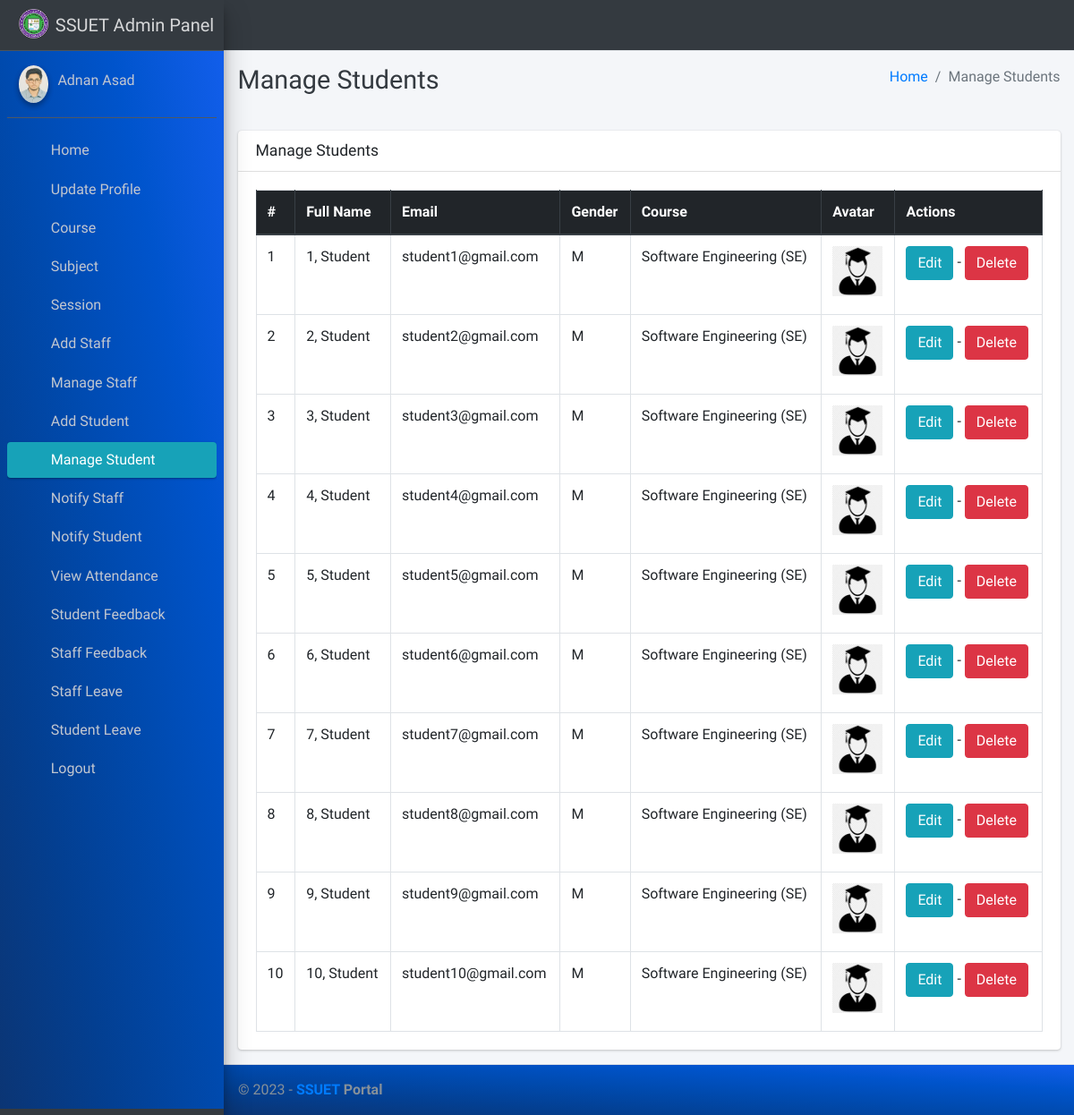
The app's page /student/manage/ (signed in) with its own data.
### main_app/models.py (models this page shows, shortened)
class CustomUser(AbstractUser):
    USER_TYPE = ((1, "HOD"), (2, "Staff"), (3, "Student"))
    GENDER = [("M", "Male"), ("F", "Female")]
    username = None  # Removed username, using email instead
    email = models.EmailField(unique=True)
    user_type = models.CharField(default=1, choices=USER_TYPE, max_length=1)
    gender = models.CharField(max_length=1, choices=GENDER)
    profile_pic = models.ImageField()
    address = models.TextField()
    fcm_token = models.TextField(default="")  # For firebase notifications
    created_at = models.DateTimeField(auto_now_add=True)
    updated_at = models.DateTimeField(auto_now=True)
    USERNAME_FIELD = "email"
    REQUIRED_FIELDS = []
    objects = CustomUserManager()
    def __str__(self):
        return  self.first_name + " " + self.last_name

class Student(models.Model):
    admin = models.OneToOneField(CustomUser, on_delete=models.CASCADE)
    course = models.ForeignKey(Course, on_delete=models.DO_NOTHING, null=True, blank=False)
    session = models.ForeignKey(Session, on_delete=models.DO_NOTHING, null=True)

class Course(models.Model):
    name = models.CharField(max_length=120)
    created_at = models.DateTimeField(auto_now_add=True)
    updated_at = models.DateTimeField(auto_now=True)

### main_app/hod_views.py (the view)
# urls.py: path("student/manage/", hod_views.manage_student, name='manage_student'),
def manage_student(request):
    students = CustomUser.objects.filter(user_type=3)
    context = {
        'students': students,
        'page_title': 'Manage Students'
    }
    return render(request, "hod_template/manage_student.html", context)

### main_app/templates/hod_template/manage_student.html
{% extends 'main_app/base.html' %}
{% load static %}
{% block page_title %}{{page_title}}{% endblock page_title %}
{% block content %}
<section class="content">
    <div class="container-fluid">
        <div class="row">
            <div class="col-md-12">
                <div class="card">
                    <div class="card-header">
                        <h3 class="card-title">{{page_title}}</h3>
                    </div>
                    <div class="card-body">
                        <table id="example2" class="table table-bordered table-hover">
                            <thead class="thead-dark">
                                <tr>
                                    <th>#</th>
                                    <th>Full Name</th>
                                    <th>Email</th>
                                    <th>Gender</th>
                                    <th>Course</th>
                                    <th>Avatar</th>
                                    <th>Actions</th>
                                </tr>
                            </thead>
                            <tbody>
                                {% for student in students %}
                                <tr>
                                    <td>{{ forloop.counter }}</td>
                                    <td>{{student.last_name}}, {{student.first_name}}</td>
                                    <td>{{student.email}}</td>
                                    <td>{{student.gender}}</td>
                                    <td>{{student.student.course.name}}</td>
                                    <td>
                                        {% if student.profile_pic == ""  %}
                                        No Image
                                        {% else %}
                                        <img class="img img-fluid mb-2" height="56" width="56"
                                            src="{{student.profile_pic}}" alt="">
                                        {% endif %}
                                    </td>
                                    <td><a href="{% url 'edit_student' student.student.id %}" class="btn btn-info">Edit</a> -
                                        <a href="{% url 'delete_student' student.student.id %}" class="btn btn-danger" onclick="return confirm('Are you sure about this ?')">Delete</a>
                                    </td>
                                </tr>
                                {% endfor %}
                            </tbody>
                        </table>
                    </div>
                </div>
            </div>
        </div>
    </div>
</section>
{% endblock content %}

### main_app/templates/main_app/sidebar_template.html (shortened to what this page needs)
{% load static %}
<aside class="main-sidebar sidebar-dark-info elevation-4">
    {% if request.user.user_type == '1' %}
    <a href="{% url 'admin_home' %}" class="brand-link">
        <img src="{% static 'dist/img/virusx.png' %} " alt="SSUET LOGO"
            class="brand-image " >
        <span class="brand-text font-weight-light" >SSUET Admin Panel</span>
    </a>
    <div class="sidebar" style="background-image: linear-gradient(to right top, #0b3574, #033f91, #004aae, #0054cc, #125eeb);">
        <div class="user-panel mt-3 pb-3 mb-3 d-flex">
            <div class="image">
                <img src="{{ request.user.profile_pic}}" class="img-circle elevation-2" alt="User Image">
            </div>
            <div class="info">
                <a href="#" class="d-block">{{user}}</a>
            </div>
        </div>
        <nav class="mt-2">
            <ul class="nav nav-pills nav-sidebar flex-column" data-widget="treeview" role="menu" data-accordion="false">
                <li class="nav-item">
                    {% url 'admin_home' as admin_home %}
                    <a href="{{admin_home}}" class="nav-link {% if admin_home == request.path %} active {% endif %}">
                        <i class="nav-icon fas fa-home"></i>
                        <p>
                            Home
                        </p>
                    </a>
                </li>
                <li class="nav-item">
                    {% url 'admin_view_profile' as admin_view_profile %}
                    <a href="{{admin_view_profile}}"
                        class="nav-link {% if admin_view_profile == request.path %} active {% endif %}">
                        <i class="nav-icon fas fa-address-card"></i>
                        <p>
                            Update Profile
                        </p>
                    </a>
                </li>
                <li class="nav-item has-treeview">
                    <a href="#" class="nav-link" >
                        <i class="nav-icon fas fa-bookmark"></i>
                        <p>
                            Course
                            <i class="fas fa-angle-left right"></i>
                        </p>
                    </a>
                </li>
                <li class="nav-item has-treeview">
                    <a href="#" class="nav-link">
                        <i class="nav-icon fas fa-book"></i>
                        <p>
                            Subject
                            <i class="fas fa-angle-left right"></i>
                        </p>
                    </a>
                </li>
                <li class="nav-item has-treeview">
                    <a href="#" class="nav-link">
                        <i  class="nav-icon fas fa-clock"></i>
                        <p>
                            Session
                            <i class="fas fa-angle-left right"></i>
                        </p>
                    </a>
                </li>
                <li class="nav-item">
                    {% url 'add_staff' as add_staff %}
                    <a href="{{add_staff}}" class="nav-link {% if add_staff == request.path %} active {% endif %}">
                        <i class="nav-icon fas fa-user-plus"></i>
                        <p>
                            Add Staff
                        </p>
                    </a>
                </li>
                <li class="nav-item">
                    {% url 'manage_staff' as manage_staff %}
                    {% url 'edit_staff' staff_id as edit_staff %}
                    <a href="{{manage_staff}}"
                        class="nav-link {% if manage_staff == request.path or request.path == edit_staff %} active {% endif %}">
                        <i class="nav-icon fas fa-th"></i>
                        <p>
                            Manage Staff
                        </p>
                    </a>
                </li>
                <li class="nav-item">
                    {% url 'add_student' as add_student%}
                    <a href="{{add_student}}" class="nav-link  {% if add_student == request.path %} active {% endif %}">
                        <i class="nav-icon fas fa-user-plus"></i>
                        <p>
                            Add Student
                        </p>
                    </a>
                </li>
                <li class="nav-item">
                    {% url 'manage_student' as manage_student %}
                    {% url 'edit_student' student_id as edit_student %}
                    <a href="{{manage_student}}"
                        class="nav-link  {% if edit_student == request.path or manage_student == request.path %} active {% endif %}">
                        <i class="nav-icon fas fa-th"></i>
                        <p>
                            Manage Student
                        </p>
                    </a>
                </li>
                <li class="nav-item">
                    {% url 'admin_notify_staff' as admin_notify_staff %}
                    <a href="{{admin_notify_staff}}"
                        class="nav-link {% if admin_notify_staff == request.path %} active {% endif %}">
                        <i class="nav-icon fas fa-bullhorn"></i>
                        <p>
                            Notify Staff
                        </p>
                    </a>
                </li>
                <li class="nav-item">
                    {% url 'admin_notify_student' as admin_notify_student %}
                    <a href="{{admin_notify_student}}"
                        class="nav-link {% if admin_notify_student == request.path %} active {% endif %}">
                        <i class="nav-icon fas fa-bullhorn"></i>
                        <p>
                            Notify Student
                        </p>
                    </a>
                </li>
                <li class="nav-item">
                    {% url 'admin_view_attendance' as admin_view_attendance %}
                <li class="nav-item">
                    <a href="{{admin_view_attendance}}"
                        class="nav-link  {% if admin_view_attendance == request.path %} active {% endif %}">
                        <i class="nav-icon fas fa-calendar-alt"></i>
                        <p>
                            View Attendance
                        </p>
                    </a>
                </li>
                <li class="nav-item">
                    {% url 'student_feedback_message' as student_feedback_message %}
                    <a href="{{ student_feedback_message }}"
                        class="nav-link  {% if student_feedback_message == request.path %} active {% endif %}">
                        <i class="nav-icon fas fa-comment-alt"></i>
                        <p>
                            Student Feedback
                        </p>
                    </a>
                </li>
                <li class="nav-item">
                    {% url 'staff_feedback_message' as staff_feedback_message %}
                    <a href="{{staff_feedback_message}}"
                        class="nav-link   {% if staff_feedback_message == request.path %} active {% endif %}">
                        <i  class="nav-icon fas fa-comment"></i>
                        <p>
                            Staff Feedback
                        </p>
                    </a>
                </li>
                <li class="nav-item">
                    {% url 'view_staff_leave' as view_staff_leave %}
                    <a href="{{view_staff_leave}}"
                        class="nav-link  {% if view_staff_leave == request.path %} active {% endif %}">
                        <i  class="nav-icon fas fa-check-double"></i>
                        <p>
                            Staff Leave
                        </p>
                    </a>
                </li>
                <li class="nav-item">
                    {% url 'view_student_leave' as view_student_leave %}
                    <a href="{% url 'view_student_leave' %}"
                        class="nav-link  {% if view_student_leave == request.path %} active {% endif %}">
                        <i  class="nav-icon fas fa-check-double"></i>
                        <p>
                            Student Leave
                        </p>
                    </a>
                </li>
                                        {% endif %}
                                        <li class="nav-item">
                                            <a href="{% url 'user_logout' %}"
                                                onclick="return confirm('Your session would be terminated.\n\nProceed?')"
                                                class="nav-link">
                                                <i  style="color: #ff0000"  class="nav-icon fas fa-power-off"></i>
                                                <p>
                                                    Logout
                                                </p>
                                            </a>
                                        </li>
                                    </ul>
                                </nav>
                            </div>
</aside>

### records on screen
CustomUser: user.profile_pic (picture), first_name+last_name "Adnan Asad"
CustomUser: last_name "1", first_name "Student", email "student1@gmail.com", gender "M", student.course.name "Software Engineering (SE)"
CustomUser: last_name "2", first_name "Student", email "student2@gmail.com", gender "M", student.course.name "Software Engineering (SE)"
CustomUser: last_name "3", first_name "Student", email "student3@gmail.com", gender "M", student.course.name "Software Engineering (SE)"
CustomUser: last_name "4", first_name "Student", email "student4@gmail.com", gender "M", student.course.name "Software Engineering (SE)"
CustomUser: last_name "5", first_name "Student", email "student5@gmail.com", gender "M", student.course.name "Software Engineering (SE)"
CustomUser: last_name "6", first_name "Student", email "student6@gmail.com", gender "M", student.course.name "Software Engineering (SE)"
CustomUser: last_name "7", first_name "Student", email "student7@gmail.com", gender "M", student.course.name "Software Engineering (SE)"
CustomUser: last_name "8", first_name "Student", email "student8@gmail.com", gender "M", student.course.name "Software Engineering (SE)"
CustomUser: last_name "9", first_name "Student", email "student9@gmail.com", gender "M", student.course.name "Software Engineering (SE)"
CustomUser: last_name "10", first_name "Student", email "student10@gmail.com", gender "M", student.course.name "Software Engineering (SE)"

### other values on screen
{{ page_title }} "Manage Students"
